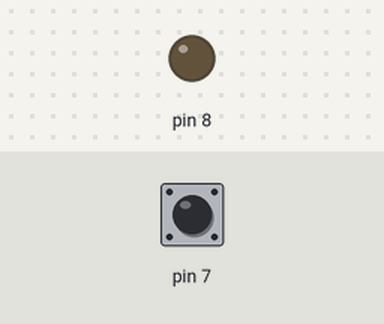
Recording of a sketch running on a simulated Arduino Uno, built with avr-gcc and run on an emulated ATmega328P. On the bench: output pins drawn as LEDs (lit = HIGH). Inputs (shaded band) come from the test bench; at power-on: pin 7 HIGH.

Above: at 1.2 s.
1.3 s: pin 7 pulled LOW for 0.15 s
At 1.37 s:
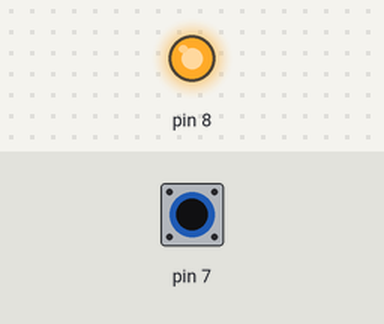
2.9 s: pin 7 pulled LOW for 3.2 s
At 6.7 s:
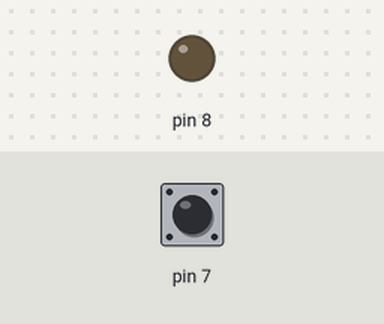
Timing chart, 0 to 8.2 s (numbered marks = the images above; inputs shaded):
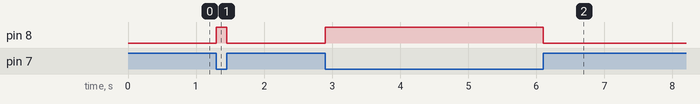

Measured:
- after the input at 1.3 s, pin 8: LOW → HIGH at once, → LOW 0.15 s later
- after the input at 2.9 s, pin 8: LOW → HIGH at once, → LOW 3.2 s later

The sketch:

if.ino
```cpp
void setup() {
  pinMode(8, OUTPUT);
  pinMode(7, INPUT_PULLUP);
  digitalWrite(8, HIGH);
}

void loop() {
  if (digitalRead(7) == LOW) { //wciśnięty przycisk
    digitalWrite(8, HIGH);}
  else { //niewciśnięty przycisk
    digitalWrite(8, LOW);}
}
```
